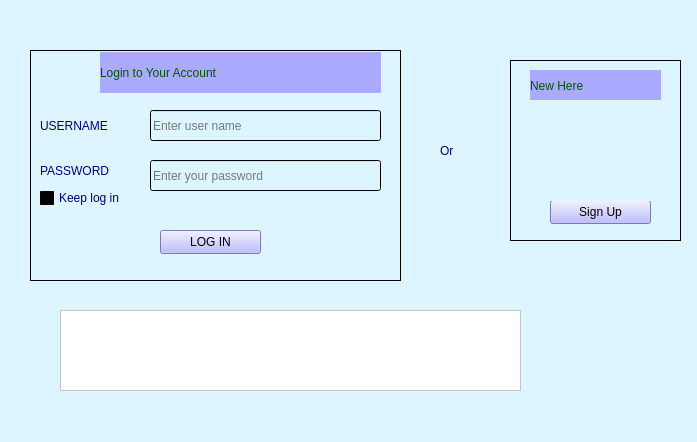
<?xml version="1.0" encoding="UTF-8"?>
<ui version="4.0">
 <class>MainWindow</class>
 <widget class="QMainWindow" name="MainWindow">
  <property name="geometry">
   <rect>
    <x>0</x>
    <y>0</y>
    <width>697</width>
    <height>442</height>
   </rect>
  </property>
  <property name="minimumSize">
   <size>
    <width>0</width>
    <height>3</height>
   </size>
  </property>
  <property name="maximumSize">
   <size>
    <width>16777215</width>
    <height>16777212</height>
   </size>
  </property>
  <property name="baseSize">
   <size>
    <width>4</width>
    <height>0</height>
   </size>
  </property>
  <property name="windowTitle">
   <string>Login Page </string>
  </property>
  <property name="windowIcon">
   <iconset>
    <normaloff>img/295128.png</normaloff>img/295128.png</iconset>
  </property>
  <property name="windowOpacity">
   <double>1.000000000000000</double>
  </property>
  <property name="styleSheet">
   <string notr="true">background-color: qlineargradient(spread:pad, x1:1, y1:0, x2:1, y2:0, stop:0 rgba(221, 245, 255, 255), stop:1 rgba(255, 255, 255, 255));
font: 75 12pt &quot;MS Shell Dlg 2&quot;;</string>
  </property>
  <property name="iconSize">
   <size>
    <width>24</width>
    <height>25</height>
   </size>
  </property>
  <widget class="QWidget" name="centralwidget">
   <widget class="QLabel" name="label_5">
    <property name="geometry">
     <rect>
      <x>440</x>
      <y>130</y>
      <width>41</width>
      <height>41</height>
     </rect>
    </property>
    <property name="styleSheet">
     <string notr="true">color: rgb(0, 0, 127);</string>
    </property>
    <property name="text">
     <string>Or</string>
    </property>
   </widget>
   <widget class="QFrame" name="frame">
    <property name="geometry">
     <rect>
      <x>30</x>
      <y>50</y>
      <width>371</width>
      <height>231</height>
     </rect>
    </property>
    <property name="frameShape">
     <enum>QFrame::StyledPanel</enum>
    </property>
    <property name="frameShadow">
     <enum>QFrame::Raised</enum>
    </property>
    <widget class="QLabel" name="label_3">
     <property name="geometry">
      <rect>
       <x>70</x>
       <y>2</y>
       <width>281</width>
       <height>41</height>
      </rect>
     </property>
     <property name="styleSheet">
      <string notr="true">font: 75 14pt &quot;MS Shell Dlg 2&quot;;
color: rgb(0, 85, 0);
 
background-color: rgb(170, 170, 255);

</string>
     </property>
     <property name="text">
      <string>Login to Your Account</string>
     </property>
    </widget>
    <widget class="QCheckBox" name="checkBox">
     <property name="geometry">
      <rect>
       <x>10</x>
       <y>140</y>
       <width>121</width>
       <height>16</height>
      </rect>
     </property>
     <property name="styleSheet">
      <string notr="true">font: 6pt &quot;MS Shell Dlg 2&quot;;
color: rgb(0, 0, 127);</string>
     </property>
     <property name="text">
      <string>Keep log in</string>
     </property>
    </widget>
    <widget class="QPushButton" name="login">
     <property name="geometry">
      <rect>
       <x>130</x>
       <y>180</y>
       <width>101</width>
       <height>24</height>
      </rect>
     </property>
     <property name="styleSheet">
      <string notr="true">background-color: rgb(170, 170, 255);
font: 75 10pt &quot;MS Shell Dlg 2&quot;;
gridline-color: qlineargradient(spread:pad, x1:0, y1:0, x2:1, y2:0, stop:0 rgba(9, 41, 4, 255), stop:0.085 rgba(2, 79, 0, 255), stop:0.19 rgba(50, 147, 22, 255), stop:0.275 rgba(236, 191, 49, 255), stop:0.39 rgba(243, 61, 34, 255), stop:0.555 rgba(135, 81, 60, 255), stop:0.667 rgba(121, 75, 255, 255), stop:0.825 rgba(164, 255, 244, 255), stop:0.885 rgba(104, 222, 71, 255), stop:1 rgba(93, 128, 0, 255));</string>
     </property>
     <property name="text">
      <string>LOG IN</string>
     </property>
    </widget>
    <widget class="QLabel" name="label_7">
     <property name="geometry">
      <rect>
       <x>10</x>
       <y>3</y>
       <width>47</width>
       <height>41</height>
      </rect>
     </property>
     <property name="text">
      <string/>
     </property>
     <property name="pixmap">
      <pixmap>295128 (1).png</pixmap>
     </property>
     <property name="scaledContents">
      <bool>true</bool>
     </property>
    </widget>
    <widget class="QLabel" name="label">
     <property name="geometry">
      <rect>
       <x>10</x>
       <y>60</y>
       <width>111</width>
       <height>31</height>
      </rect>
     </property>
     <property name="styleSheet">
      <string notr="true">font: 75 10pt &quot;MS Shell Dlg 2&quot;;
color: rgb(0, 0, 127);</string>
     </property>
     <property name="text">
      <string>USERNAME</string>
     </property>
    </widget>
    <widget class="QLineEdit" name="name">
     <property name="geometry">
      <rect>
       <x>120</x>
       <y>60</y>
       <width>231</width>
       <height>31</height>
      </rect>
     </property>
     <property name="maximumSize">
      <size>
       <width>16777215</width>
       <height>16777215</height>
      </size>
     </property>
     <property name="contextMenuPolicy">
      <enum>Qt::PreventContextMenu</enum>
     </property>
     <property name="toolTip">
      <string>&lt;html&gt;&lt;head/&gt;&lt;body&gt;&lt;p&gt;Enter user name&lt;/p&gt;&lt;/body&gt;&lt;/html&gt;</string>
     </property>
     <property name="styleSheet">
      <string notr="true">border-color: qlineargradient(spread:pad, x1:0, y1:0, x2:1, y2:0, stop:0 rgba(255, 0, 0, 255), stop:0.166 rgba(255, 255, 0, 255), stop:0.333 rgba(0, 255, 0, 255), stop:0.5 rgba(0, 255, 255, 255), stop:0.666 rgba(0, 0, 255, 255), stop:0.833 rgba(255, 0, 255, 255), stop:1 rgba(255, 0, 0, 255));</string>
     </property>
     <property name="text">
      <string/>
     </property>
     <property name="placeholderText">
      <string>Enter user name</string>
     </property>
    </widget>
    <widget class="QLabel" name="label_2">
     <property name="geometry">
      <rect>
       <x>10</x>
       <y>110</y>
       <width>111</width>
       <height>21</height>
      </rect>
     </property>
     <property name="styleSheet">
      <string notr="true">font: 75 10pt &quot;MS Shell Dlg 2&quot;;color: rgb(0, 0, 127);
border-color: qlineargradient(spread:pad, x1:0, y1:0, x2:1, y2:0, stop:0 rgba(255, 0, 0, 255), stop:0.166 rgba(255, 255, 0, 255), stop:0.333 rgba(0, 255, 0, 255), stop:0.5 rgba(0, 255, 255, 255), stop:0.666 rgba(0, 0, 255, 255), stop:0.833 rgba(255, 0, 255, 255), stop:1 rgba(255, 0, 0, 255));</string>
     </property>
     <property name="text">
      <string>PASSWORD</string>
     </property>
    </widget>
    <widget class="QLineEdit" name="passco">
     <property name="geometry">
      <rect>
       <x>120</x>
       <y>110</y>
       <width>231</width>
       <height>31</height>
      </rect>
     </property>
     <property name="minimumSize">
      <size>
       <width>0</width>
       <height>8</height>
      </size>
     </property>
     <property name="toolTip">
      <string>&lt;html&gt;&lt;head/&gt;&lt;body&gt;&lt;p&gt;Enter your password&lt;/p&gt;&lt;/body&gt;&lt;/html&gt;</string>
     </property>
     <property name="styleSheet">
      <string notr="true">border-color: qlineargradient(spread:pad, x1:0, y1:0, x2:1, y2:0, stop:0 rgba(255, 0, 0, 255), stop:0.166 rgba(255, 255, 0, 255), stop:0.333 rgba(0, 255, 0, 255), stop:0.5 rgba(0, 255, 255, 255), stop:0.666 rgba(0, 0, 255, 255), stop:0.833 rgba(255, 0, 255, 255), stop:1 rgba(255, 0, 0, 255));</string>
     </property>
     <property name="placeholderText">
      <string>Enter your password</string>
     </property>
    </widget>
   </widget>
   <widget class="QFrame" name="frame_2">
    <property name="geometry">
     <rect>
      <x>510</x>
      <y>60</y>
      <width>171</width>
      <height>181</height>
     </rect>
    </property>
    <property name="frameShape">
     <enum>QFrame::StyledPanel</enum>
    </property>
    <property name="frameShadow">
     <enum>QFrame::Raised</enum>
    </property>
    <widget class="QLabel" name="label_6">
     <property name="geometry">
      <rect>
       <x>20</x>
       <y>10</y>
       <width>131</width>
       <height>31</height>
      </rect>
     </property>
     <property name="styleSheet">
      <string notr="true">font: 75 14pt &quot;MS Shell Dlg 2&quot;;
color: rgb(0, 85, 0);
 
background-color: rgb(170, 170, 255);

</string>
     </property>
     <property name="text">
      <string>New Here </string>
     </property>
    </widget>
    <widget class="QPushButton" name="crtaccnt">
     <property name="geometry">
      <rect>
       <x>40</x>
       <y>140</y>
       <width>101</width>
       <height>24</height>
      </rect>
     </property>
     <property name="styleSheet">
      <string notr="true">background-color: rgb(170, 170, 255);
font: 75 10pt &quot;MS Shell Dlg 2&quot;;
gridline-color: qlineargradient(spread:pad, x1:0, y1:0, x2:1, y2:0, stop:0 rgba(9, 41, 4, 255), stop:0.085 rgba(2, 79, 0, 255), stop:0.19 rgba(50, 147, 22, 255), stop:0.275 rgba(236, 191, 49, 255), stop:0.39 rgba(243, 61, 34, 255), stop:0.555 rgba(135, 81, 60, 255), stop:0.667 rgba(121, 75, 255, 255), stop:0.825 rgba(164, 255, 244, 255), stop:0.885 rgba(104, 222, 71, 255), stop:1 rgba(93, 128, 0, 255));</string>
     </property>
     <property name="text">
      <string>Sign Up</string>
     </property>
    </widget>
    <widget class="QLabel" name="label_4">
     <property name="geometry">
      <rect>
       <x>20</x>
       <y>40</y>
       <width>131</width>
       <height>101</height>
      </rect>
     </property>
     <property name="font">
      <font>
       <family>MS Shell Dlg 2</family>
       <pointsize>12</pointsize>
       <weight>9</weight>
       <italic>false</italic>
       <bold>false</bold>
      </font>
     </property>
     <property name="styleSheet">
      <string notr="true">font: 75 12pt &quot;MS Shell Dlg 2&quot;;
color: rgb(0, 104, 76);</string>
     </property>
     <property name="text">
      <string/>
     </property>
     <property name="pixmap">
      <pixmap>i2.png</pixmap>
     </property>
     <property name="scaledContents">
      <bool>true</bool>
     </property>
    </widget>
   </widget>
   <widget class="QTextBrowser" name="Messages">
    <property name="geometry">
     <rect>
      <x>60</x>
      <y>310</y>
      <width>461</width>
      <height>81</height>
     </rect>
    </property>
    <property name="styleSheet">
     <string notr="true">background-color: rgb(255, 255, 255);
font: 75 10pt &quot;MS Shell Dlg 2&quot;;
color: rgb(255, 0, 0);</string>
    </property>
   </widget>
  </widget>
 </widget>
 <resources/>
 <connections/>
</ui>
